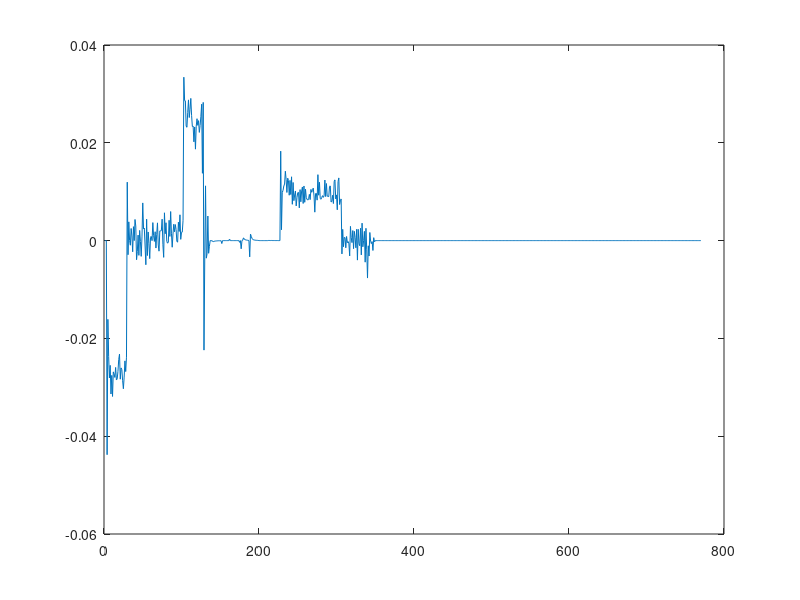

Write MATLAB code to recreate this figure.
%%
load test01.txt

qActual = test01(:,3:8); % Position
qdActual = test01(:,9:14); % Velocity


qdAcc = diff(qdActual); % Acceleration

plot(qdAcc(:,1)) % Base joint acc

